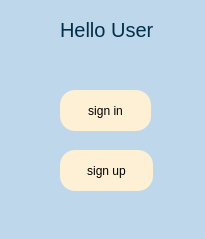
<?xml version="1.0" encoding="UTF-8"?>
<ui version="4.0">
 <class>loading</class>
 <widget class="QWidget" name="loading">
  <property name="geometry">
   <rect>
    <x>0</x>
    <y>0</y>
    <width>205</width>
    <height>239</height>
   </rect>
  </property>
  <property name="windowTitle">
   <string>Form</string>
  </property>
  <property name="styleSheet">
   <string notr="true">background-color:rgb(191, 215, 234);
</string>
  </property>
  <widget class="QPushButton" name="pbn_signin">
   <property name="geometry">
    <rect>
     <x>60</x>
     <y>90</y>
     <width>91</width>
     <height>41</height>
    </rect>
   </property>
   <property name="cursor">
    <cursorShape>PointingHandCursor</cursorShape>
   </property>
   <property name="styleSheet">
    <string notr="true">background-color:rgb(253, 240, 213);
border-radius: 15%;</string>
   </property>
   <property name="text">
    <string>sign in</string>
   </property>
  </widget>
  <widget class="QPushButton" name="pbn_siginup">
   <property name="geometry">
    <rect>
     <x>60</x>
     <y>150</y>
     <width>93</width>
     <height>41</height>
    </rect>
   </property>
   <property name="cursor">
    <cursorShape>PointingHandCursor</cursorShape>
   </property>
   <property name="styleSheet">
    <string notr="true">background-color:rgb(253, 240, 213);
border-radius: 15%;</string>
   </property>
   <property name="text">
    <string>sign up</string>
   </property>
  </widget>
  <widget class="QLabel" name="label">
   <property name="geometry">
    <rect>
     <x>60</x>
     <y>20</y>
     <width>111</width>
     <height>20</height>
    </rect>
   </property>
   <property name="styleSheet">
    <string notr="true">color:rgb(0, 48, 73);
font-size:20px;</string>
   </property>
   <property name="text">
    <string>Hello User</string>
   </property>
  </widget>
 </widget>
 <resources/>
 <connections/>
</ui>
